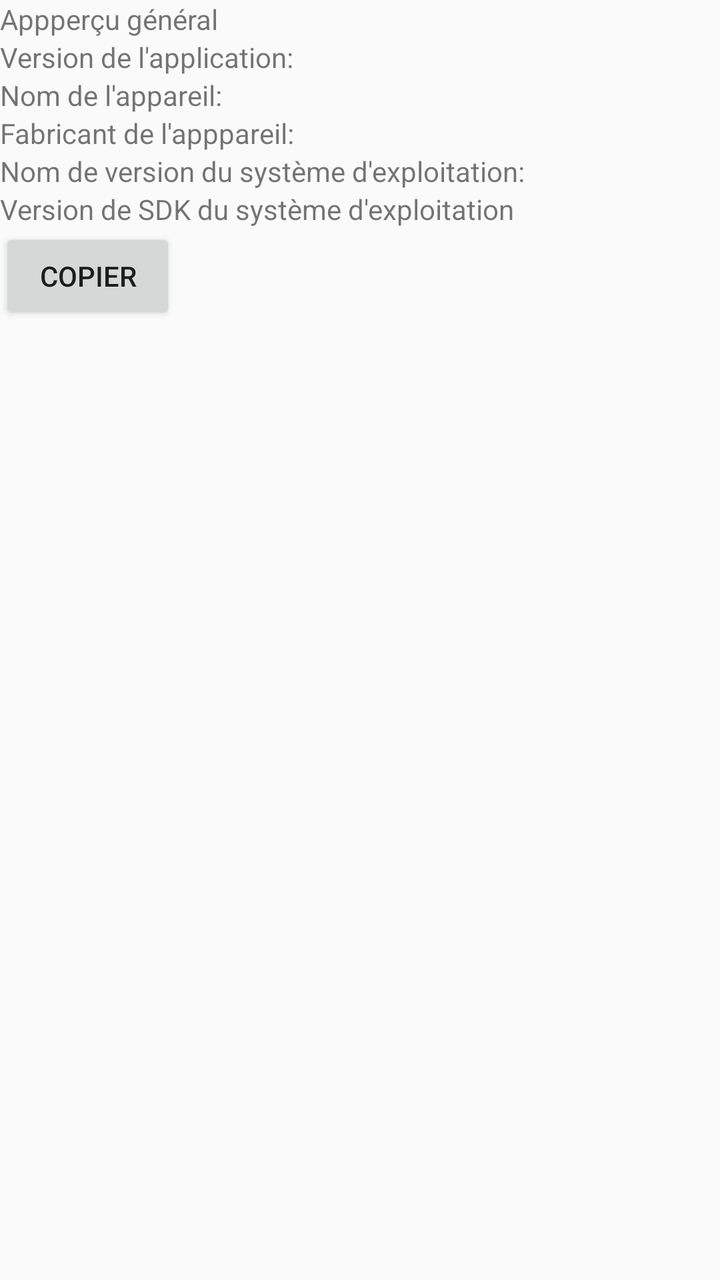
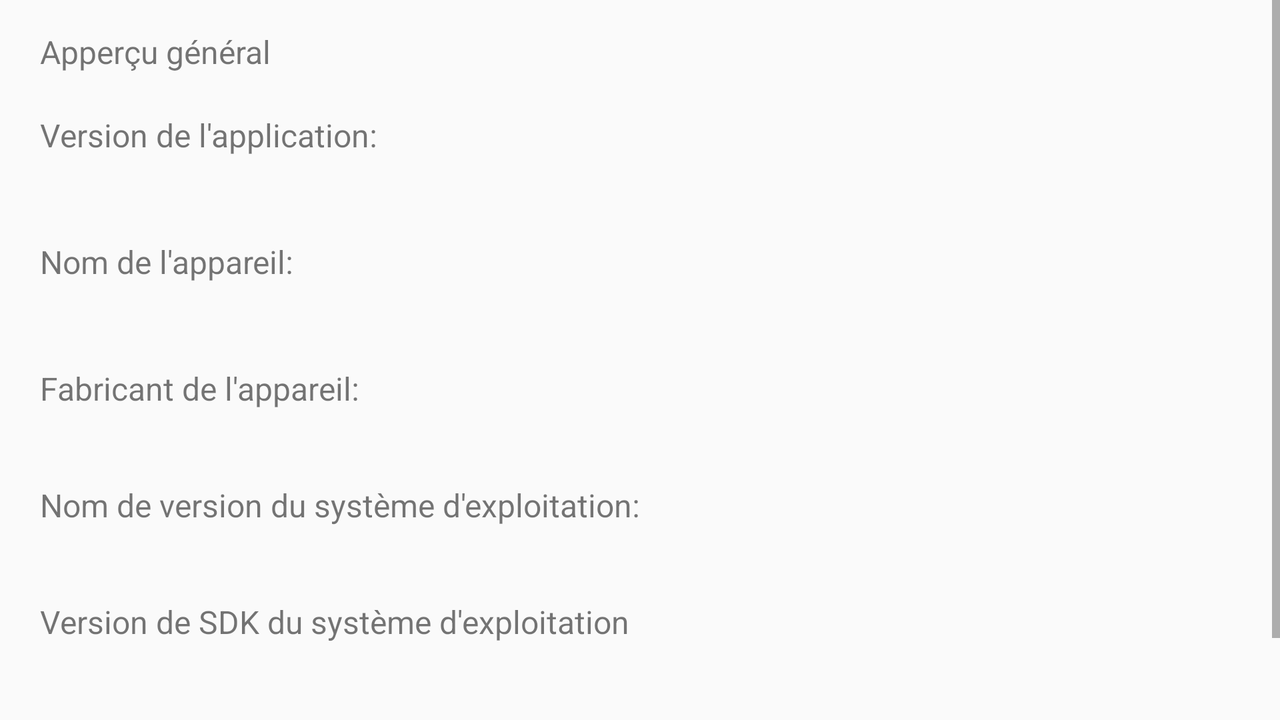

First picture: res/layout/ on a phone held upright. Second picture: the repository's own variant of that layout, on a device whose configuration matches the variant's folder. Source for both follows.
<!-- AndroidManifest.xml: application theme MyAppTheme -->
<!-- res/layout/activity_overview.xml -->
<?xml version="1.0" encoding="utf-8"?>
<LinearLayout
    xmlns:android="http://schemas.android.com/apk/res/android"

    xmlns:tools="http://schemas.android.com/tools"
    android:layout_width="match_parent"
    android:layout_height="match_parent"
    android:orientation="vertical"
    tools:context=".View.activity.settings.Overview">
    <TextView
        android:id="@+id/overview_title"
        android:text="Appperçu général"
        android:layout_width="wrap_content"
        android:layout_height="wrap_content"
/>
    <LinearLayout
        android:id="@+id/overview_app_version_layout"
        android:orientation="horizontal"
        android:layout_width="wrap_content"
        android:layout_height="wrap_content">
        <TextView
            android:id="@+id/overview_app_version_label"
            android:text="Version de l'application:"
            android:layout_width="wrap_content"
            android:layout_height="wrap_content" />
        <TextView
            android:id="@+id/overview_app_version"
            android:layout_width="wrap_content"
            android:layout_height="wrap_content" />
    </LinearLayout>

    <LinearLayout
        android:id="@+id/overview_device_name_layout"
        android:orientation="horizontal"
        android:layout_width="wrap_content"
        android:layout_height="wrap_content">
        <TextView
            android:id="@+id/overview_device_name_label"
            android:text="Nom de l'appareil:"
            android:layout_width="wrap_content"
            android:layout_height="wrap_content" />
        <TextView
            android:id="@+id/overview_device_name"
            android:layout_width="wrap_content"
            android:layout_height="wrap_content" />

    </LinearLayout>


    <LinearLayout
        android:id="@+id/overview_device_manufacturer_layout"
        android:orientation="horizontal"
        android:layout_width="wrap_content"
        android:layout_height="wrap_content">
        <TextView
            android:id="@+id/overview_device_manufacrurer_label"
            android:layout_width="wrap_content"
            android:text="Fabricant de l'apppareil:"
            android:layout_height="wrap_content" />
        <TextView
            android:id="@+id/overview_device_manufacturer"
            android:layout_width="wrap_content"
            android:layout_height="wrap_content" />
    </LinearLayout>

        <LinearLayout
            android:id="@+id/overview_version_name_layout"
            android:orientation="horizontal"
            android:layout_width="wrap_content"
            android:layout_height="wrap_content">
            <TextView
                android:id="@+id/overview_version_name_label"
                android:text="Nom de version du système d'exploitation:"
                android:layout_width="wrap_content"
                android:layout_height="wrap_content" />
            <TextView
                android:id="@+id/overview_version_name"
                android:layout_width="wrap_content"
                android:layout_height="wrap_content" />

        </LinearLayout>


    <LinearLayout
        android:id="@+id/overview_sdk_version_layout"
        android:orientation="horizontal"
        android:layout_width="wrap_content"
        android:layout_height="wrap_content">
        <TextView
            android:id="@+id/overview_sdk_version_label"
            android:layout_width="wrap_content"
            android:text="Version de SDK du système d'exploitation"
            android:layout_height="wrap_content" />
        <TextView
            android:id="@+id/overview_sdk_version"
            android:layout_width="wrap_content"
            android:layout_height="wrap_content" />

    </LinearLayout>
    <Button
        android:id="@+id/overview_copy"
        android:text="Copier"
        android:layout_width="wrap_content"
        android:layout_height="wrap_content"  />

</LinearLayout>
<!-- resources referenced by this layout -->
<resources>
  <style name="MyAppTheme" parent="Theme.AppCompat.Light.DarkActionBar">
          
          <item name="colorPrimary">@color/colorPrimary</item>
          <item name="colorPrimaryDark">@color/colorPrimaryDark</item>
          <item name="colorAccent">@color/colorAccent</item>
      </style>
  <color name="colorPrimary">#3F51B5</color>
  <color name="colorPrimaryDark">#303F9F</color>
  <color name="colorAccent">#FF4081</color>
</resources>
<!-- res/layout-land/activity_overview.xml (the repository's variant of the layout above) -->
<!-- drawn on the phone turned sideways -->
<?xml version="1.0" encoding="utf-8"?>
<androidx.constraintlayout.widget.ConstraintLayout
    xmlns:android="http://schemas.android.com/apk/res/android"
    xmlns:app="http://schemas.android.com/apk/res-auto"
    android:layout_marginStart="20dp"
    xmlns:tools="http://schemas.android.com/tools"
    android:layout_width="match_parent"
    android:layout_height="match_parent"
    android:orientation="vertical"
    tools:context=".View.activity.settings.Overview">

    <ScrollView
        android:layout_width="match_parent"
        android:layout_height="match_parent">
        <androidx.constraintlayout.widget.ConstraintLayout
            android:layout_width="match_parent"
            android:layout_height="wrap_content">
    <TextView
        app:layout_constraintTop_toTopOf="parent"
        app:layout_constraintStart_toStartOf="parent"
        android:textSize="16sp"
        android:layout_marginTop="15dp"
        android:id="@+id/overview_title"
        android:text="@string/overview"
        android:layout_width="wrap_content"
        android:layout_height="wrap_content"
/>
    <androidx.constraintlayout.widget.ConstraintLayout
        app:layout_constraintTop_toBottomOf="@id/overview_title"
        app:layout_constraintStart_toStartOf="parent"
        android:id="@+id/overview_app_version_layout"
        android:orientation="vertical"
        android:layout_width="wrap_content"
        android:layout_height="wrap_content"
        android:layout_marginTop="20dp">
        <TextView
            app:layout_constraintStart_toStartOf="parent"
            app:layout_constraintTop_toTopOf="parent"
            android:textSize="16sp"
            android:id="@+id/overview_app_version_label"
            android:text="@string/version"
            android:layout_width="wrap_content"
            android:layout_height="wrap_content" />
        <TextView
            app:layout_constraintStart_toStartOf="parent"
            app:layout_constraintTop_toBottomOf="@+id/overview_app_version_label"
            android:textSize="16sp"
            android:id="@+id/overview_app_version"
            android:layout_width="wrap_content"
            android:layout_height="wrap_content" />
    </androidx.constraintlayout.widget.ConstraintLayout>

    <androidx.constraintlayout.widget.ConstraintLayout
        app:layout_constraintTop_toBottomOf="@id/overview_app_version_layout"
        app:layout_constraintStart_toStartOf="parent"
        android:layout_marginTop="20dp"
        android:id="@+id/overview_device_name_layout"
        android:orientation="vertical"
        android:layout_width="wrap_content"
        android:layout_height="wrap_content">
        <TextView
            app:layout_constraintStart_toStartOf="parent"
            app:layout_constraintTop_toTopOf="parent"
            android:textSize="16sp"
            android:id="@+id/overview_device_name_label"
            android:text="@string/device_name"
            android:layout_width="wrap_content"
            android:layout_height="wrap_content" />
        <TextView
            app:layout_constraintStart_toStartOf="parent"
            app:layout_constraintTop_toBottomOf="@id/overview_device_name_label"
            android:textSize="16sp"
            android:id="@+id/overview_device_name"
            android:layout_width="wrap_content"
            android:layout_height="wrap_content" />

    </androidx.constraintlayout.widget.ConstraintLayout>


    <androidx.constraintlayout.widget.ConstraintLayout
        app:layout_constraintStart_toStartOf="parent"
        app:layout_constraintTop_toBottomOf="@id/overview_device_name_layout"
        android:layout_marginTop="20dp"
        android:id="@+id/overview_device_manufacturer_layout"
        android:orientation="vertical"
        android:layout_width="wrap_content"
        android:layout_height="wrap_content">
        <TextView
app:layout_constraintStart_toStartOf="parent"
            app:layout_constraintTop_toTopOf="parent"
            android:textSize="16sp"
            android:id="@+id/overview_device_manufacrurer_label"
            android:layout_width="wrap_content"
            android:text="@string/device_manufacturer"
            android:layout_height="wrap_content" />
        <TextView
          app:layout_constraintStart_toStartOf="parent"
            app:layout_constraintTop_toBottomOf="@id/overview_device_manufacrurer_label"
            android:textSize="16sp"
            android:id="@+id/overview_device_manufacturer"
            android:layout_width="wrap_content"
            android:layout_height="wrap_content" />
    </androidx.constraintlayout.widget.ConstraintLayout>

        <androidx.constraintlayout.widget.ConstraintLayout
            app:layout_constraintTop_toBottomOf="@id/overview_device_manufacturer_layout"
            app:layout_constraintStart_toStartOf="parent"
            android:layout_marginTop="15dp"
            android:id="@+id/overview_version_name_layout"
            android:orientation="vertical"
            android:layout_width="wrap_content"
            android:layout_height="wrap_content">
            <TextView
               app:layout_constraintStart_toStartOf="parent"
                app:layout_constraintTop_toTopOf="parent"
                android:textSize="16sp"
                android:id="@+id/overview_version_name_label"
                android:text="@string/version_name"
                android:layout_width="wrap_content"
                android:layout_height="wrap_content" />
            <TextView
                app:layout_constraintStart_toStartOf="parent"
                app:layout_constraintTop_toBottomOf="@+id/overview_version_name_label"
                android:textSize="16sp"
                android:id="@+id/overview_version_name"
                android:layout_width="wrap_content"
                android:layout_height="wrap_content" />

        </androidx.constraintlayout.widget.ConstraintLayout>


    <androidx.constraintlayout.widget.ConstraintLayout
        app:layout_constraintTop_toBottomOf="@id/overview_version_name_layout"
        app:layout_constraintStart_toStartOf="parent"
        android:layout_marginTop="15dp"
        android:id="@+id/overview_sdk_version_layout"
        android:orientation="vertical"
        android:layout_width="wrap_content"
        android:layout_height="wrap_content">
        <TextView
           app:layout_constraintStart_toStartOf="parent"
            app:layout_constraintTop_toTopOf="parent"
            android:textSize="16sp"
            android:id="@+id/overview_sdk_version_label"
            android:layout_width="wrap_content"
            android:text="@string/sdk_version"
            android:layout_height="wrap_content" />
        <TextView
app:layout_constraintStart_toStartOf="parent"
            app:layout_constraintTop_toBottomOf="@+id/overview_sdk_version_label"
            android:textSize="16sp"
            android:id="@+id/overview_sdk_version"
            android:layout_width="wrap_content"
            android:layout_height="wrap_content" />

    </androidx.constraintlayout.widget.ConstraintLayout>
    <Button
        app:layout_constraintTop_toBottomOf="@id/overview_sdk_version_layout"
        app:layout_constraintStart_toStartOf="parent"
        android:layout_marginTop="15dp"
        android:id="@+id/overview_copy"
        android:text="@string/copy"
        android:layout_width="wrap_content"
        android:layout_height="wrap_content"  />
        </androidx.constraintlayout.widget.ConstraintLayout>
    </ScrollView>
</androidx.constraintlayout.widget.ConstraintLayout>
<!-- resources referenced by the variant -->
<!-- as the phone turned sideways resolves them -->
<resources>
  <string name="copy">Copier</string>
  <string name="device_manufacturer">Fabricant de l\'appareil:</string>
  <string name="device_name">Nom de l\'appareil:</string>
  <string name="overview">Apperçu général</string>
  <string name="sdk_version">Version de SDK du système d\'exploitation</string>
  <string name="version">Version de l\'application:</string>
  <string name="version_name">Nom de version du système d\'exploitation:</string>
  <style name="MyAppTheme" parent="Theme.AppCompat.Light.DarkActionBar">
          
          <item name="colorPrimary">@color/colorPrimary</item>
          <item name="colorPrimaryDark">@color/colorPrimaryDark</item>
          <item name="colorAccent">@color/colorAccent</item>
      </style>
  <color name="colorPrimary">#3F51B5</color>
  <color name="colorPrimaryDark">#303F9F</color>
  <color name="colorAccent">#FF4081</color>
</resources>
